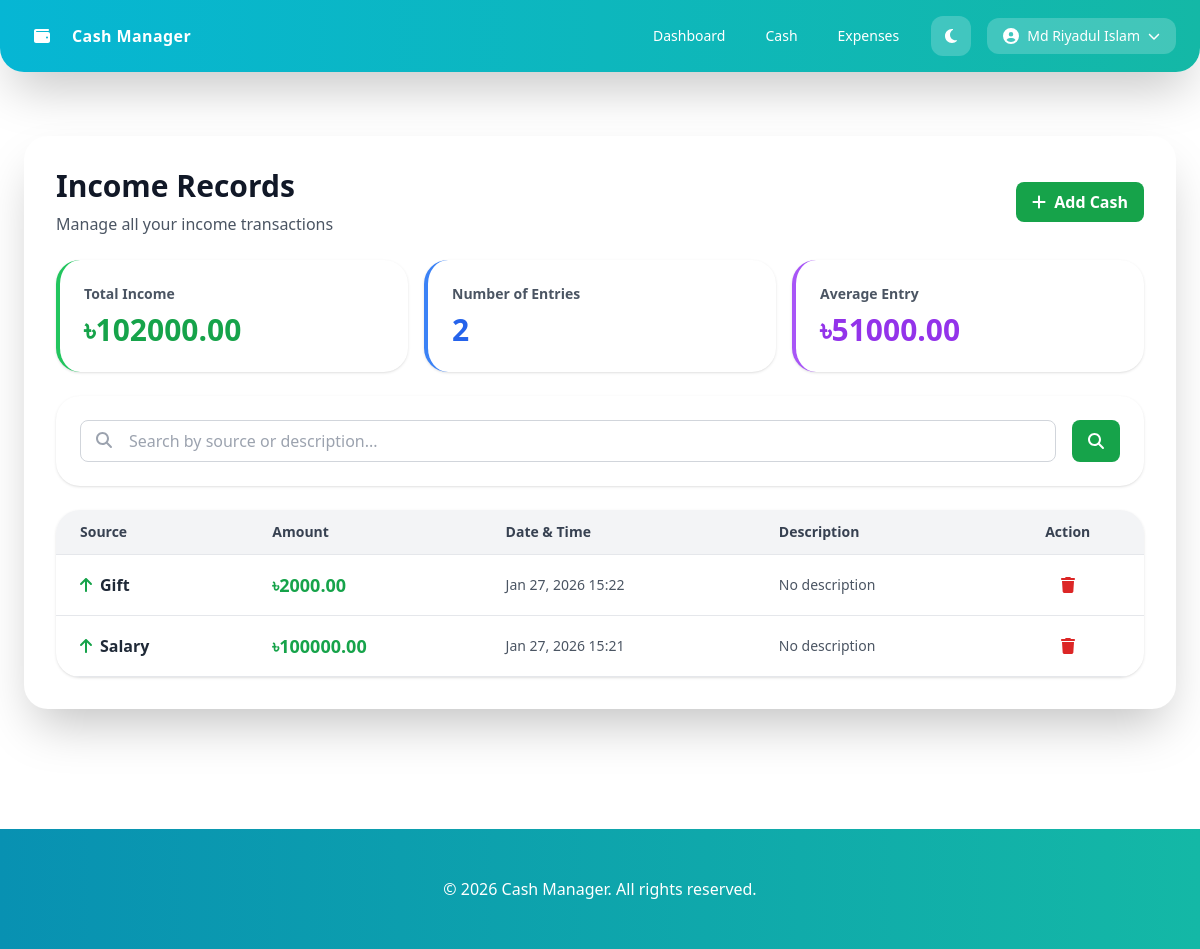
/cash-list/ (signed in), run on the app's committed database.
### ManageCash/models.py (models this page shows)
class AddCash(models.Model):
    user = models.ForeignKey(User, on_delete=models.CASCADE)
    source = models.CharField(max_length=255)
    datetime = models.DateTimeField(auto_now_add=True)
    amount = models.DecimalField(max_digits=10, decimal_places=2)
    description = models.TextField(blank=True)

### ManageCash/views.py (the view)
# urls.py: path('cash-list/', views.cash_list, name='cash_list'),
@login_required(login_url='login')
def cash_list(request):
    cash_additions = AddCash.objects.filter(user=request.user).order_by('-datetime')
    search_query = request.GET.get('q', '')
    if search_query:
        cash_additions = cash_additions.filter(
            Q(source__icontains=search_query) | Q(description__icontains=search_query)
        )
    total = cash_additions.aggregate(Sum('amount'))['amount__sum'] or 0
    count = cash_additions.count()
    average = total / count if count > 0 else 0
    context = {
        'cash_additions': cash_additions,
        'search_query': search_query,
        'total': total,
        'average': average,
    }
    return render(request, 'ManageCash/cash_list.html', context)

### templates/ManageCash/cash_list.html (shortened to what this page needs)
{% extends 'base.html' %}
{% block content %}
<div class="space-y-6">
    <div class="flex items-center justify-between">
        <div>
            <h1 class="text-3xl font-bold text-gray-900 dark:text-gray-100">Income Records</h1>
            <p class="text-gray-600 dark:text-gray-300 mt-2">Manage all your income transactions</p>
        </div>
        <a href="{% url 'add_cash' %}" class="bg-green-600 hover:bg-green-700 text-white font-bold py-2 px-4 rounded-lg transition flex items-center">
            <i class="fas fa-plus mr-2"></i>Add Cash
        </a>
    </div>
    <div class="grid grid-cols-1 md:grid-cols-3 gap-4">
        <div class="bg-white dark:bg-gray-800 rounded-3xl shadow p-6 border-l-4 border-green-500 transition-colors">
            <p class="text-gray-600 dark:text-gray-300 text-sm font-semibold">Total Income</p>
            <p class="text-3xl font-bold text-green-600 mt-2">৳{{ total|floatformat:2 }}</p>
        </div>
        <div class="bg-white dark:bg-gray-800 rounded-3xl shadow p-6 border-l-4 border-blue-500 transition-colors">
            <p class="text-gray-600 dark:text-gray-300 text-sm font-semibold">Number of Entries</p>
            <p class="text-3xl font-bold text-blue-600 mt-2">{{ cash_additions|length }}</p>
        </div>
        <div class="bg-white dark:bg-gray-800 rounded-3xl shadow p-6 border-l-4 border-purple-500 transition-colors">
            <p class="text-gray-600 dark:text-gray-300 text-sm font-semibold">Average Entry</p>
            <p class="text-3xl font-bold text-purple-600 mt-2">৳{{ average|floatformat:2 }}</p>
        </div>
    </div>
    <div class="bg-white dark:bg-gray-800 rounded-3xl shadow p-6 transition-colors">
        <form method="GET" class="flex gap-4">
            <div class="flex-1 relative">
                <i class="fas fa-search absolute left-4 top-3 text-gray-400 dark:text-gray-500"></i>
                <input type="text" name="q"
                       class="w-full pl-12 pr-4 py-2 border border-gray-300 dark:border-gray-600 rounded-lg focus:outline-none focus:ring-2 focus:ring-green-500 dark:bg-gray-700 dark:text-gray-100"
                       placeholder="Search by source or description..." value="{{ search_query }}">
            </div>
            <button type="submit" class="bg-green-600 hover:bg-green-700 text-white font-bold py-2 px-4 rounded-lg transition flex items-center">
                <i class="fas fa-search"></i>
            </button>
        </form>
    </div>
    <div class="bg-white dark:bg-gray-800 rounded-3xl shadow overflow-hidden transition-colors">
        {% if cash_additions %}
        <div class="overflow-x-auto">
            <table class="w-full" id="transactionsTable">
                <thead class="bg-gray-100 dark:bg-gray-700 border-b">
                    <tr>
                        <th class="px-6 py-3 text-left text-sm font-semibold text-gray-700 dark:text-gray-200">Source</th>
                        <th class="px-6 py-3 text-left text-sm font-semibold text-gray-700 dark:text-gray-200">Amount</th>
                        <th class="px-6 py-3 text-left text-sm font-semibold text-gray-700 dark:text-gray-200">Date & Time</th>
                        <th class="px-6 py-3 text-left text-sm font-semibold text-gray-700 dark:text-gray-200">Description</th>
                        <th class="px-6 py-3 text-center text-sm font-semibold text-gray-700 dark:text-gray-200">Action</th>
                    </tr>
                </thead>
                <tbody>
                    {% for cash in cash_additions %}
                    <tr class="border-b hover:bg-gray-50 dark:hover:bg-gray-700 transition cursor-pointer transaction-row"
                        data-source="{{ cash.source }}"
                        data-amount="{{ cash.amount }}"
                        data-date="{{ cash.datetime|date:'M d, Y H:i' }}"
                        data-description="{{ cash.description }}">
                        <td class="px-6 py-4">
                            <div class="flex items-center space-x-2">
                                <i class="fas fa-arrow-up text-green-600"></i>
                                <span class="font-semibold text-gray-800 dark:text-gray-100">{{ cash.source }}</span>
                            </div>
                        </td>
                        <td class="px-6 py-4">
                            <span class="text-lg font-bold text-green-600">৳{{ cash.amount|floatformat:2 }}</span>
                        </td>
                        <td class="px-6 py-4 text-sm text-gray-600 dark:text-gray-300">
                            {{ cash.datetime|date:"M d, Y H:i" }}
                        </td>
                        <td class="px-6 py-4 text-sm text-gray-600 dark:text-gray-300">
                            {{ cash.description|truncatewords:5|default:"No description" }}
                        </td>
                        <td class="px-6 py-4 text-center">
                            <a href="{% url 'delete_cash' cash.pk %}" class="text-red-600 hover:text-red-800 font-semibold transition">
                                <i class="fas fa-trash"></i>
                            </a>
                        </td>
                    </tr>
                    {% endfor %}
                </tbody>
            </table>
        </div>
        {% endif %}
    </div>
</div>
{% endblock %}

### templates/base.html (shortened to what this page needs)
<!DOCTYPE html>
<html lang="en" id="htmlRoot">
<head>
<script src="https://cdn.tailwindcss.com"></script>
</head>
<body>
<header id="header" class="shadow-2xl px-6 py-4 rounded-b-3xl">
  <div class="max-w-7xl mx-auto flex justify-between items-center">
    <a href="{% url 'dashboard' %}" class="flex items-center gap-3">
      <div class="w-9 h-9 flex items-center justify-center rounded-xl">
        <i class="fas fa-wallet text-white"></i>
      </div>
      <span class="font-bold tracking-wide text-white">Cash Manager</span>
    </a>
    <div class="flex items-center gap-4">
      <nav class="hidden md:flex gap-2">
        <a href="{% url 'dashboard' %}" class="px-4 py-2 rounded-xl text-sm text-white">Dashboard</a>
        <a href="{% url 'cash_list' %}" class="px-4 py-2 rounded-xl text-sm text-white">Cash</a>
        <a href="{% url 'expense_list' %}" class="px-4 py-2 rounded-xl text-sm text-white">Expenses</a>
      </nav>
      <button id="themeBtn" class="w-10 h-10 rounded-xl flex items-center justify-center bg-white/20">
        <i id="themeIcon" class="fas fa-moon text-white"></i>
      </button>
      <details class="relative">
        <summary class="list-none cursor-pointer flex items-center gap-2 px-4 py-2 rounded-xl bg-white/20">
          <i class="fas fa-user-circle text-white"></i>
          <span class="text-sm text-white">{{ user.first_name|default:user.username }}</span>
          <i class="fas fa-chevron-down text-xs text-white"></i>
        </summary>
      </details>
    </div>
  </div>
</header>
<main class="max-w-7xl mx-auto px-6 py-10">
  <div id="contentCard" class="card p-8 rounded-3xl shadow-2xl">
    {% block content %}{% endblock %}
  </div>
</main>
<footer id="footer" class="mt-20 px-6 py-12 text-white text-center">
  © 2026 Cash Manager. All rights reserved.
</footer>
</body>
</html>

### templates/base.html (style rules this page uses)
body, header, footer, .card, .message { transition: all 0.5s ease; }

### data on the page
AddCash: source "Gift", amount "2000.00", datetime "Jan 27, 2026 15:22", description "No description"
AddCash: source "Salary", amount "100000.00", datetime "Jan 27, 2026 15:21", description "No description"

### other printed values
{{ user.first_name|default:user.username }} "Md Riyadul Islam"
{{ total|floatformat:2 }} "102000.00"
{{ cash_additions|length }} "2"
{{ average|floatformat:2 }} "51000.00"
